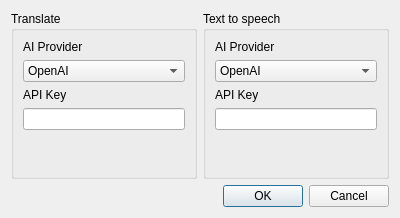
<?xml version="1.0" encoding="UTF-8"?>
<ui version="4.0">
 <class>AppSettings</class>
 <widget class="QDialog" name="AppSettings">
  <property name="geometry">
   <rect>
    <x>0</x>
    <y>0</y>
    <width>400</width>
    <height>218</height>
   </rect>
  </property>
  <property name="windowTitle">
   <string>Settings</string>
  </property>
  <property name="windowIcon">
   <iconset resource="srt_editor_resources.qrc">
    <normaloff>:/mainwindow/assets/icon.png</normaloff>:/mainwindow/assets/icon.png</iconset>
  </property>
  <layout class="QVBoxLayout" name="verticalLayout_3">
   <item>
    <layout class="QHBoxLayout" name="horizontalLayout">
     <item>
      <widget class="QGroupBox" name="groupBox">
       <property name="title">
        <string>Translate</string>
       </property>
       <layout class="QVBoxLayout" name="verticalLayout">
        <item>
         <widget class="QLabel" name="label">
          <property name="text">
           <string>AI Provider</string>
          </property>
         </widget>
        </item>
        <item>
         <widget class="QComboBox" name="translateAiProviders">
          <item>
           <property name="text">
            <string>OpenAI</string>
           </property>
          </item>
          <item>
           <property name="text">
            <string>Github Models</string>
           </property>
          </item>
         </widget>
        </item>
        <item>
         <widget class="QLabel" name="label_2">
          <property name="text">
           <string>API Key</string>
          </property>
         </widget>
        </item>
        <item>
         <widget class="QLineEdit" name="translateApiKey"/>
        </item>
        <item>
         <spacer name="verticalSpacer">
          <property name="orientation">
           <enum>Qt::Vertical</enum>
          </property>
          <property name="sizeHint" stdset="0">
           <size>
            <width>20</width>
            <height>40</height>
           </size>
          </property>
         </spacer>
        </item>
       </layout>
      </widget>
     </item>
     <item>
      <widget class="QGroupBox" name="groupBox_2">
       <property name="title">
        <string>Text to speech</string>
       </property>
       <layout class="QVBoxLayout" name="verticalLayout_2">
        <item>
         <widget class="QLabel" name="label_4">
          <property name="text">
           <string>AI Provider</string>
          </property>
         </widget>
        </item>
        <item>
         <widget class="QComboBox" name="ttsAiProvider">
          <item>
           <property name="text">
            <string>OpenAI</string>
           </property>
          </item>
          <item>
           <property name="text">
            <string>ElevenLabs</string>
           </property>
          </item>
         </widget>
        </item>
        <item>
         <widget class="QLabel" name="label_3">
          <property name="text">
           <string>API Key</string>
          </property>
         </widget>
        </item>
        <item>
         <widget class="QLineEdit" name="ttsApiKey"/>
        </item>
        <item>
         <spacer name="verticalSpacer_2">
          <property name="orientation">
           <enum>Qt::Vertical</enum>
          </property>
          <property name="sizeHint" stdset="0">
           <size>
            <width>20</width>
            <height>40</height>
           </size>
          </property>
         </spacer>
        </item>
       </layout>
      </widget>
     </item>
    </layout>
   </item>
   <item>
    <widget class="QDialogButtonBox" name="buttonBox">
     <property name="orientation">
      <enum>Qt::Horizontal</enum>
     </property>
     <property name="standardButtons">
      <set>QDialogButtonBox::Cancel|QDialogButtonBox::Ok</set>
     </property>
    </widget>
   </item>
  </layout>
 </widget>
 <resources>
  <include location="srt_editor_resources.qrc"/>
 </resources>
 <connections>
  <connection>
   <sender>buttonBox</sender>
   <signal>accepted()</signal>
   <receiver>AppSettings</receiver>
   <slot>accept()</slot>
   <hints>
    <hint type="sourcelabel">
     <x>248</x>
     <y>254</y>
    </hint>
    <hint type="destinationlabel">
     <x>157</x>
     <y>274</y>
    </hint>
   </hints>
  </connection>
  <connection>
   <sender>buttonBox</sender>
   <signal>rejected()</signal>
   <receiver>AppSettings</receiver>
   <slot>reject()</slot>
   <hints>
    <hint type="sourcelabel">
     <x>316</x>
     <y>260</y>
    </hint>
    <hint type="destinationlabel">
     <x>286</x>
     <y>274</y>
    </hint>
   </hints>
  </connection>
 </connections>
</ui>
